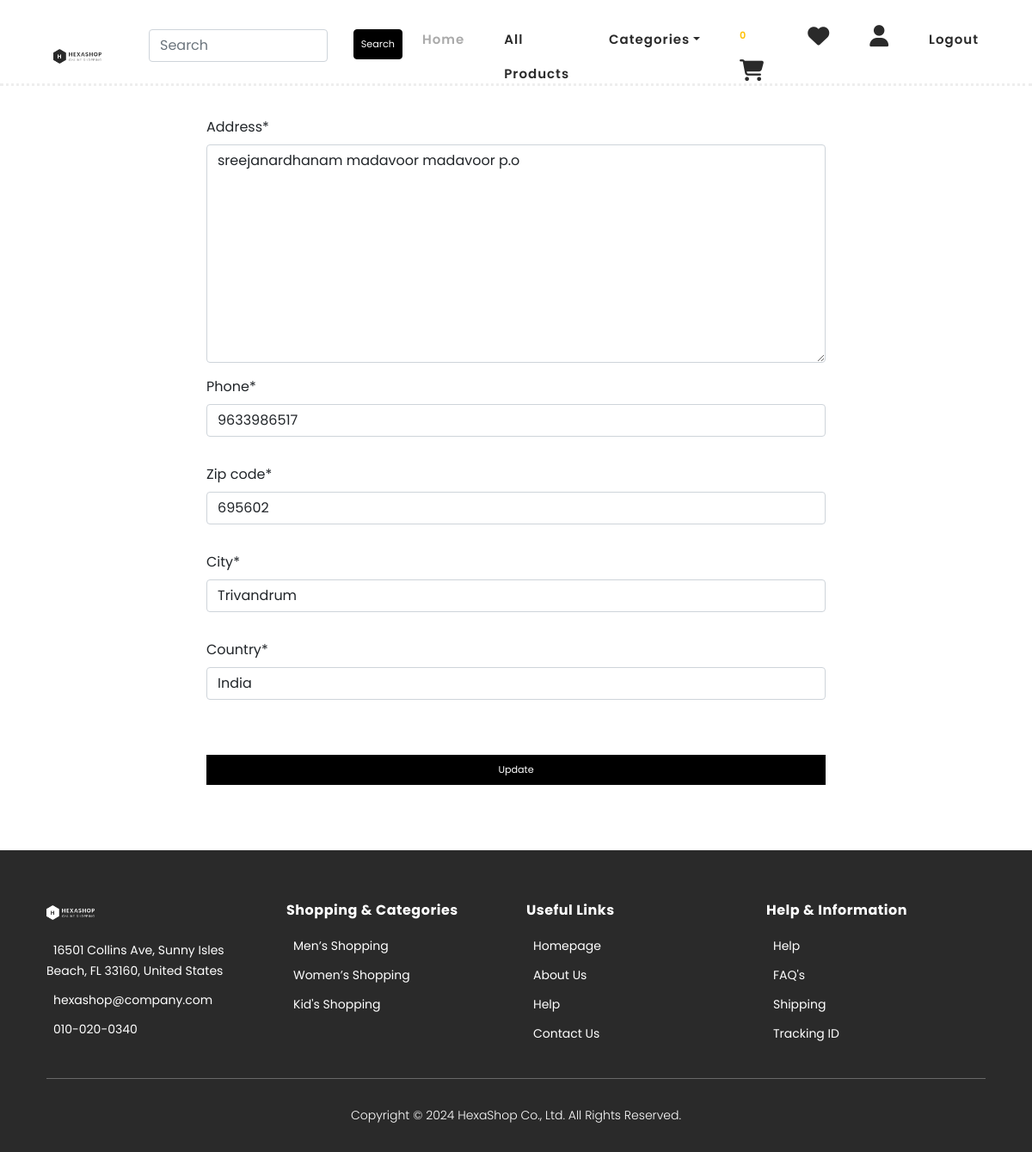
Screenshot of /cart_view/update_address/ (signed in) with the database file from the repository.
### cart/models.py (models this page shows, shortened)
class Address(models.Model):
    user=models.ForeignKey(User,on_delete=models.CASCADE)
    phone=models.IntegerField()
    address=models.TextField()
    zip_code = models.CharField(max_length=12)
    city = models.CharField(max_length=50)
    country = models.CharField(max_length=50)

### cart/views.py (the view)
# urls.py: path('update_address/', views.update_address, name='update_address'),
@login_required
def update_address(request):
    user_address = Address.objects.get(user=request.user)
    if request.method == 'POST':
        form = AddressForm(request.POST,instance=user_address)
        if form.is_valid():
            form.save()
            messages.success(request, 'Your profile has been updated successfully!')
            return redirect('ecommerce:userprofile')
    else:
        form=AddressForm(instance=user_address)
    return render(request, 'update_address.html', {'form': form,})

### ecommerce/forms.py
class AddressForm(forms.ModelForm):
      class Meta:
            model=Address
            fields=['address','phone','zip_code','city','country']

### cart/context_processors.py (called while the page is built)
def total(request):
    item_count=0
    u=request.user
    try:
        cart=Cart.objects.filter(user=u)
        for i in cart:
            item_count+=i.quantity
    except:
        item_count=0
    return {'count':item_count}

### ecommerce/context_processors.py (called while the page is built)
def menu_links(request):
    c=Category.objects.all()
    return{'links':c}

### templates/update_address.html (shortened to what this page needs)
{%extends 'base.html'%}
{%load static%}
{% load crispy_forms_tags %}
{%block content%}
<div class="container mt-5 pt-5">
    <div class="row">
        <div class="col-12 col-md-8 mx-auto ">
            <form method="post" class="mt-4">
                {{ form|crispy }}
                <button class="btn btn-dark" type="submit">Update</button>
            </form>
        </div>
    </div>
</div>
{%endblock%}

### static/css/shop.css (style rules this page uses)
html, body, div, span, applet, object, iframe, h1, h2, h3, h4, h5, h6, p, blockquote, div pre, a, abbr, acronym, address, big, cite, code, del, dfn, em, font, img, ins, kbd, q, s, samp, small, strike, strong, sub, sup, tt, var, b, u, i, center, dl, dt, dd, ol, ul, li, figure, header, nav, section, article, aside, footer, figcaption { margin: 0; padding: 0; border: 0; outline: 0; }
* { box-sizing: border-box; }
html, body { font-family: 'Poppins', sans-serif; font-weight: 400; background-color: #fff; font-size: 16px; -ms-text-size-adjust: 100%; -webkit-font-smoothing: antialiased; -moz-osx-font-smoothing: grayscale; }
html, body { background: #fff; font-family: 'Poppins', sans-serif; }

### static/css/cartview.css (style rules this page uses)
.row { margin: 0; }
form { padding: 2vh 0; }
input { border: 1px solid rgba(0, 0, 0, 0.137); padding: 1vh; margin-bottom: 4vh; outline: none; width: 100%; background-color: rgb(247, 247, 247); }
.btn { background-color: #000; border-color: #000; color: white; width: 100%; font-size: 0.7rem; margin-top: 4vh; padding: 1vh; border-radius: 0; }

### rows the page displays
Address: address "sreejanardhanam madavoor madavoor p.o", phone "9633986517", zip_code "695602", city "Trivandrum", country "India"

### other values shown
{{ count }} "0"
